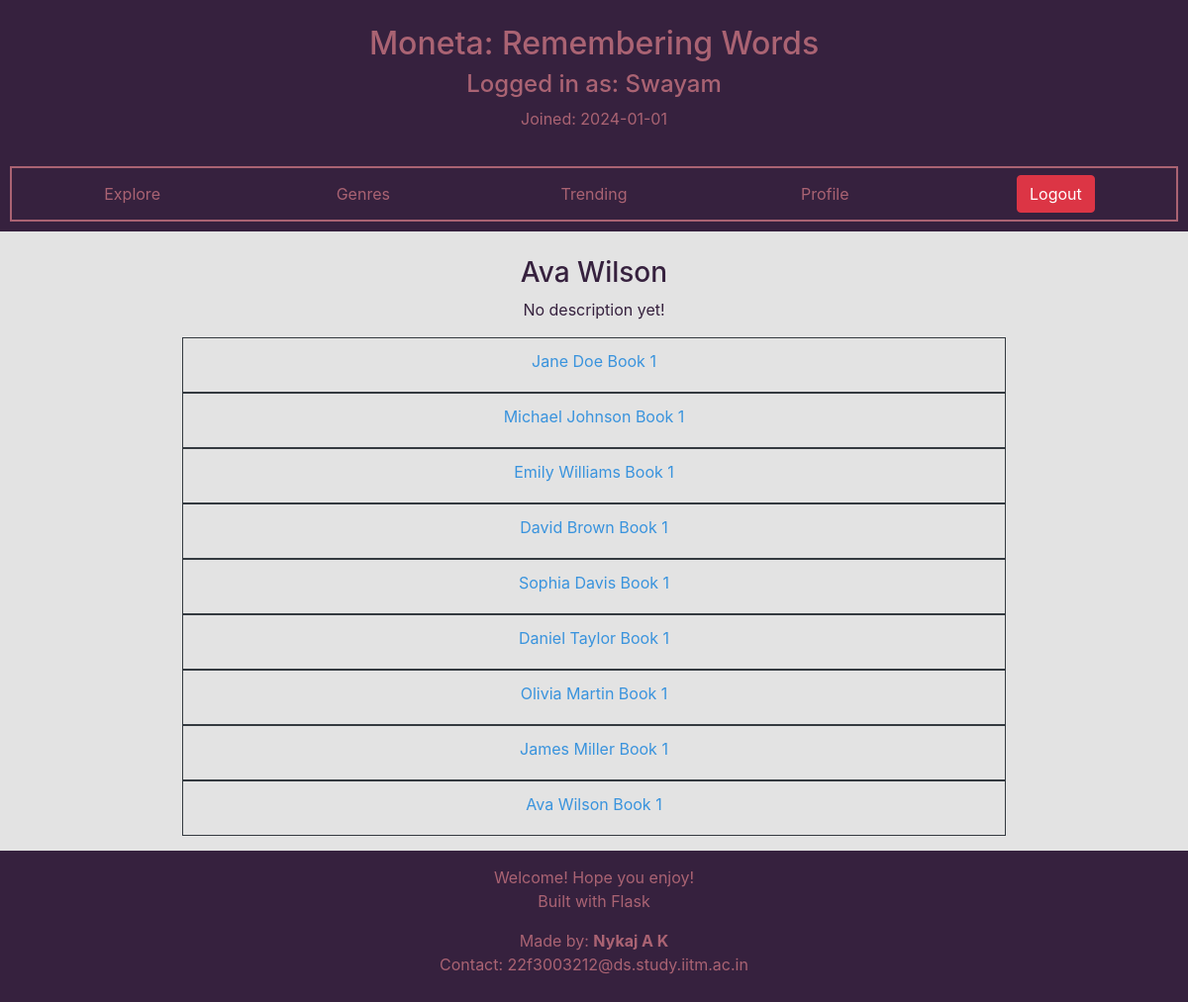
Page /author/10 (signed in) on the earlier database version.
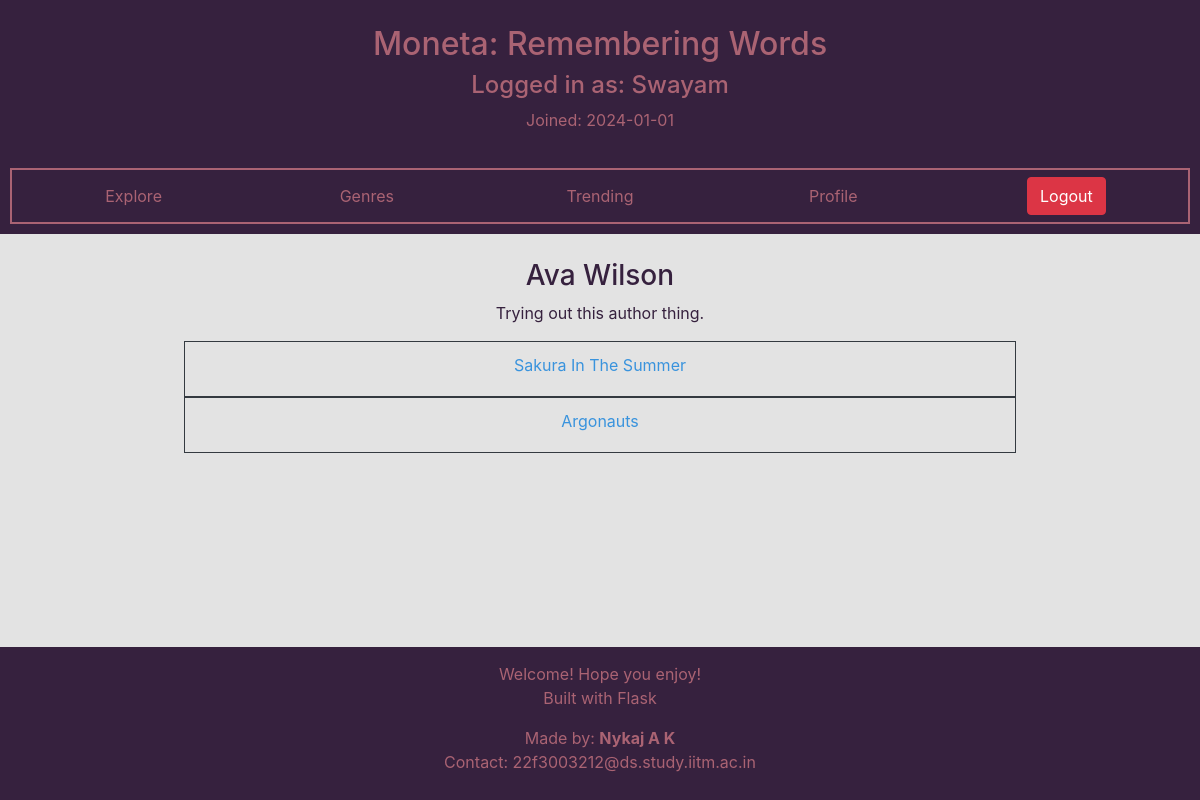
Same page on the later database version.
### moneta/models.py (models this page shows, shortened)
class Book(db.Model):
    __tablename__ = "book"
    id = db.Column(db.Integer,primary_key = True)
    name = db.Column(db.String(80), unique = True, nullable = False)
    description = db.Column(db.Text)
    ratings = db.relationship('Rating',backref='book',lazy=True)
    comments = db.relationship('Comment',backref = 'book', lazy=True)
    borrowed = db.relationship('Borrow',backref = 'book',lazy=True)
    requested = db.relationship('Requested',backref = 'book',lazy=True)

class Author(db.Model):
    __tablename__ = 'author'
    id = db.Column(db.Integer,primary_key = True)
    name = db.Column(db.String(80), unique = True, nullable = False)
    bio = db.Column(db.Text)
    books = db.relationship('Book',secondary=written,backref = db.backref('authors',lazy='dynamic') )

### moneta/routes.py (the view)
@app.route("/author/<id>")
@normal_user_required
def selected_author(id):
    author = Author.query.filter(id == Author.id).scalar()
    if not author:
        return render_template('user_specific/non_existant.html')
    return render_template('user_specific/author.html',author=author)

### moneta/routes.py (called while the page is built, shortened)
@login_manager.user_loader
def load_user(user_id):
    user = User.query.filter_by(id=user_id).first()
    app.logger.info(f"User {user.username} was loaded!")
    return user

def normal_user_required(fun):
    @wraps(fun)
    def inner(*args,**kwargs):
        if not current_user.is_anonymous and not current_user.is_librarian:
            return fun(*args,**kwargs)
    return inner

### moneta/templates/user_specific/author.html
{% extends "user_specific/dashboard.html" %}
{% block main_body %}
    <div class="container">
        <div class="row">
            <div class="col text-center">
                <h3 class="help-text">{{ author.name }}</h3>
                {% if author.bio %}
                    <p class="help-text">{{ author.bio }}</p>
                {% else %}
                    <p class="help-text">No description yet!</p>
                {% endif %}
            </div>
        </div>
        <div class="row">
            <div class="col text-center">
                {% for book in author.books %}
                        <div class="mx-auto text-center border border-dark p-1" style="width:75%">
                            <h5><a href="{{ url_for('selected_book',id = book.id) }}" class="btn link-text">{{ book.name }}</a></h5>
                        </div>
                {% endfor %}
            </div>
        </div>
    </div>
{% endblock %}

Differences in the rows shown:
removed Book: name "Jane Doe Book 1"
removed Book: name "Michael Johnson Book 1"
removed Book: name "Emily Williams Book 1"
removed Book: name "David Brown Book 1"
no longer on this page (row edited): Book: name "Sophia Davis Book 1"
removed Book: name "Olivia Martin Book 1"
removed Book: name "James Miller Book 1"
changed Author "Ava Wilson": bio (not shown) → "Trying out this author thing."
changed Book: name "Daniel Taylor Book 1" → "Sakura In The Summer"
changed Book: name "Ava Wilson Book 1" → "Argonauts"
Other differences:
text no longer shown: "No description yet!"
